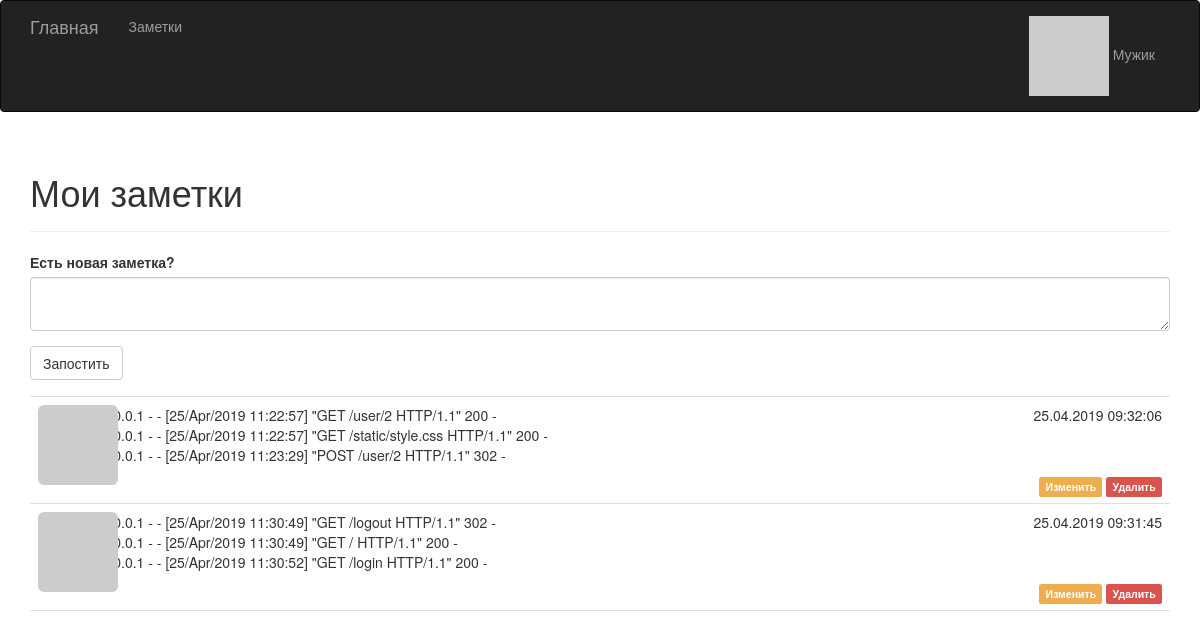
Screenshot of /posts (signed in) with the database file from the repository.
### main.py (models this page shows, shortened)
class User(UserMixin, db.Model):
    __tablename__ = 'users'
    id = db.Column(db.Integer, primary_key=True)
    username = db.Column(db.String(64), unique=True, index=True)
    password_hash = db.Column(db.String(128))
    posts = db.relationship('Post', backref='author', lazy='dynamic')
    about = db.Column(db.Text)
    @property
    def password(self):
        raise AttributeError('пароль прочесть нельзя.')
    def gravatar(self, size=100, default='identicon', rating='g'):
        url = 'https://secure.gravatar.com/avatar'
        email = '{}@bookmarks.ru'.format(self.username.lower()).encode('utf-8')
        email_hash = hashlib.md5(email).hexdigest()
        return '{url}/{hash}?s={size}&d={default}&r={rating}'.format(
            url=url, hash=email_hash, size=size, default=default, rating=rating)

class Post(db.Model):
    __tablename__ = 'posts'
    id = db.Column(db.Integer, primary_key=True)
    body = db.Column(db.Text)
    timestamp = db.Column(db.DateTime, index=True, default=datetime.utcnow)
    author_id = db.Column(db.Integer, db.ForeignKey('users.id'))

### main.py (the view)
@app.route('/posts', methods=['GET', 'POST'])
@login_required
def posts():
    form = PostForm()
    if form.validate_on_submit():
        post = Post(body=form.body.data, author_id=current_user.get_id())
        db.session.add(post)
        db.session.commit()
        return redirect(url_for('posts'))
    user_posts = Post.query.filter_by(author_id=current_user.get_id()).order_by(Post.timestamp.desc()).all()
    return render_template('posts.html', form=form, posts=user_posts)

### main.py
class PostForm(FlaskForm):
    body = TextAreaField("Есть новая заметка?", validators=[DataRequired()])
    submit = SubmitField('Запостить')

### main.py (called while the page is built)
@app.context_processor
def inject_app_name():
    return dict(app_name="Заметки")

@login_manager.user_loader
def load_user(user_id):
    return User.query.get(int(user_id))

### templates/posts.html (shortened to what this page needs)
{% extends "base.html" %}
{% import "bootstrap/wtf.html" as wtf %}
{% block page_content %}
<div class="page-header">
    <h1>Мои заметки</h1>
</div>
<form class="form" method="post" role="form">
    {{ wtf.form_field(form.body) }}
    {{ wtf.form_field(form.submit) }}
</form>
{% include "_posts.html" %}
{% endblock %}

### templates/base.html (shortened to what this page needs)
{% extends "bootstrap/base.html" %}
{% block head %}
{{ super() }}
<link rel="stylesheet" type="text/css" href="{{ url_for('static', filename='style.css') }}">
{% endblock %}
{% block navbar %}
<div class="navbar navbar-inverse" role="navigation">
   <div class="container">
      <div class="navbar-header">
         <a class="navbar-brand" href="/">Главная</a>
      </div>
      <div class="navbar-collapse collapse">
        <ul class="nav navbar-nav">
            <li><a href="{{ url_for('posts') }}">Заметки</a></li>
        </ul>
        <ul class="nav navbar-nav navbar-right">
            {% if current_user.is_authenticated %}
            <li class="dropdown">
                <a href="#" class="dropdown-toggle" data-toggle="dropdown">
                    <img src="{{ current_user.gravatar(size=18) }}" />
                    {{ current_user.username }}
                </a>
            </li>
            {% else %}
            <li><a href="{{ url_for('login') }}">Войти</a></li>
            {% endif %}
        </ul>
      </div>
   </div>
</div>
{% endblock %}
{% block content %}
<div class="container">
    {% block page_content %}{% endblock %}
</div>
{% endblock %}

### templates/_posts.html
<div>
    <ul class="posts">
       {% for post in posts %}
       <li class="post">
          <div class="profile-thumbnail">
            <img class="img-rounded profile-thumbnail" src="{{ post.author.gravatar(size=40) }}">
          </div>
          <div class="post-content">
              <div class="post-date">{{ post.timestamp.strftime('%d.%m.%Y %H:%M:%S') }}</div>
              <div class="post-body">{{ post.body|safe }}</div>
              <div class="post-footer">
                  {% if current_user.is_authenticated
                      and request.url_rule.endpoint != 'index' %}
                    <a href="{{ url_for('edit_post', post_id=post.id) }}">
                        <span class="label label-warning">Изменить</span>
                    </a>
                    <a href="{{ url_for('delete_post', post_id=post.id) }}">
                        <span class="label label-danger">Удалить</span>
                    </a>
                {% endif %}
              </div>
          </div>
       </li>
       {% endfor %}
    </ul>
</div>

### static/style.css (style rules this page uses)
.profile-thumbnail { position: absolute; }
ul.posts { list-style-type: none; padding: 0px; margin: 16px 0px 0px 0px; border-top: 1px solid #e0e0e0; }
ul.posts li.post { padding: 8px; border-bottom: 1px solid #e0e0e0; }
div.post-date { float: right; }
div.post-content { margin-left: 48px; min-height: 48px; }
div.post-footer { text-align: right; }
div.post-footer a:hover, div.post-footer a:visited, div.post-footer a:link, div.post-footer a:active { text-decoration: none; }

### rows the page displays
User: username "Мужик"
Post: timestamp "25.04.2019 09:32:06", body "127.0.0.1 - - [25/Apr/2019 11:22:57] \"GET /user/2 HTTP/1.1\" 200 - 127.0.0.1 - - [25/Apr/2019 11:22:57] \"GET /static/style.css HTTP/1.1\" 200 - 127.0.0.1 - - [25/Apr/2019 11:23:29] \"POST /user/2 HTTP/1.1\" 302 -"
Post: timestamp "25.04.2019 09:31:45", body "127.0.0.1 - - [25/Apr/2019 11:30:49] \"GET /logout HTTP/1.1\" 302 - 127.0.0.1 - - [25/Apr/2019 11:30:49] \"GET / HTTP/1.1\" 200 - 127.0.0.1 - - [25/Apr/2019 11:30:52] \"GET /login HTTP/1.1\" 200 -"
